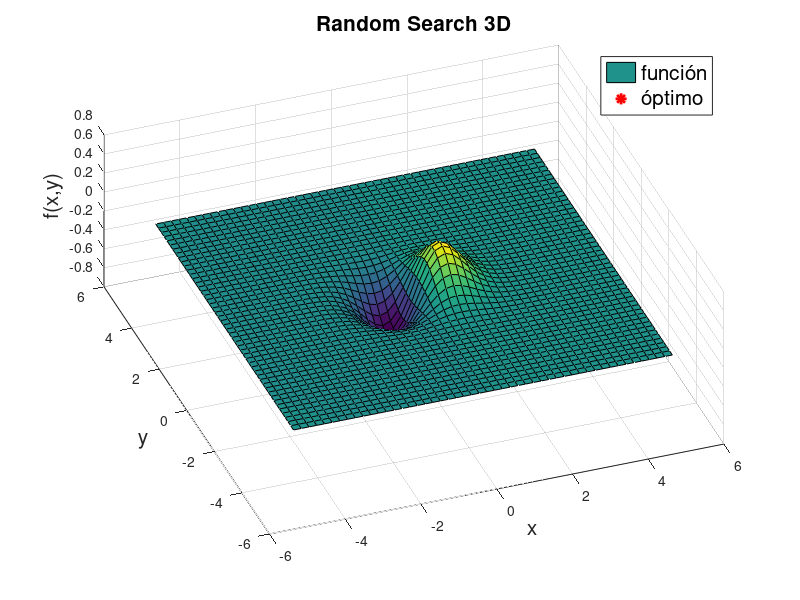
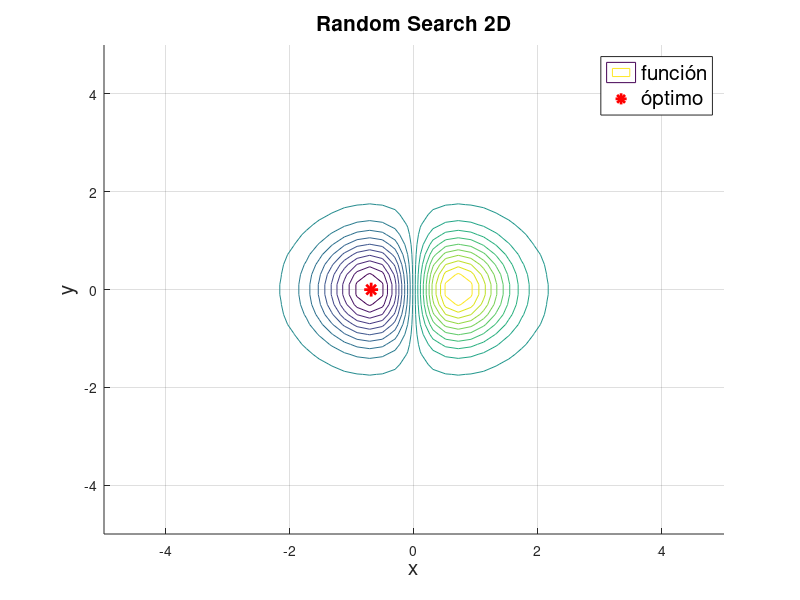
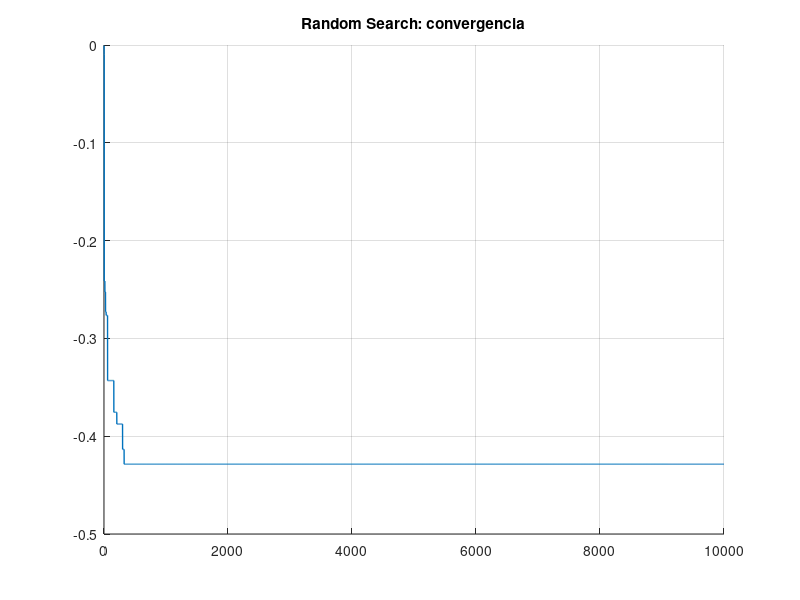

MATLAB code to generate these figures, in order:
clear
close all
clc 

f = @(x,y) x.*exp(-x.^2-y.^2); % funcion objetivo
%f = @(x,y) (x-2).^2+(y-2).^2; % funcion objetivo 2

x_lim = linspace(-5,5,50); % límites para eje x, -5 es inferior, 5 es superior, con 50 puntos
y_lim = linspace(-5,5,50); % límites para eje y, -5 es inferior, 5 es superior, con 50 puntos
[x1,y1] = meshgrid(x_lim,y_lim); % creamos una rejilla de puntos (x,y) para crear el plot

x0=[-2 -2]';%posicion inicial
xu=[2 2]';%limite superior
xl=[-2 -2]';%limite inferior
D=2;%dimension
N=10000;%numero de iteraciones
conv=zeros([1 N]);% paso uno para convergencia
for i=1:N
    
    y=xl+(xu-xl).*rand(D,1);
    %y(1)en matlab==y[1] en c++
    if f(y(1), y(2)) < f(x0(1), x0(2))
        x0=y;
    end
    conv(i)=f(x0(1),x0(2));%cambiamos los valores evaluando la funcion
end
disp(["f(x,y)=" num2str(f(x0(1,1),x0(2,1)))])
disp(["x=" x0(1,1)])
disp(["y=" x0(2,1)])
z=f(x1,y1);

figure
hold on
grid on

surf(x1,y1,z) % plot de la rejilla en 3D
plot3(x0(1),x0(2),f(x0(1),x0(2)),'r*','LineWidth',2,'MarkerSize',10)% plot del minimo encontrado
%la solucion se plotea en las coordenadas que resulten de la iteracion en
%el vector x0
legend({'función','óptimo'},'FontSize',15)

title('Random Search 3D','FontSize',15)
xlabel('x','FontSize',15)
ylabel('y','FontSize',15)
zlabel('f(x,y)','FontSize',15)
view([-20,60]) % estos valores definen la vista 3D del plot


figure
hold on
grid on

contour(x1,y1,z,20) % plot de la rejilla en 2D
plot(x0(1),x0(2),'r*','LineWidth',2,'MarkerSize',10) % % plot del minimo encontrado
%la solucion se plotea en las coordenadas que resulten de la iteracion en
%el vector x0 pero ahora en 2D
legend({'función','óptimo'},'FontSize',15)

title('Random Search 2D','FontSize',15)
xlabel('x','FontSize',15)
ylabel('y','FontSize',15)


%grafica de convergencia
figure
hold on
grid on
plot(conv,'LineWidth',1);
xlim([0 N]);
title("Random Search: convergencia")
